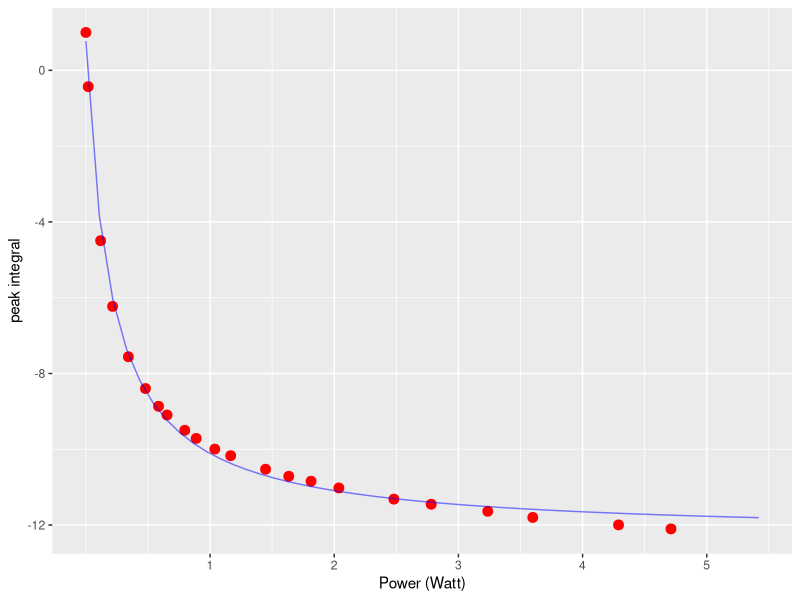

Source code (R):
## ---- chunk 1
library(ggplot2) #library for plotting
## ---- chunk 2
setwd("~/Documents/Programs/ODNP_Analysis/Rstudio")
#load data
df_Emax=read.csv(file="Emax.csv", header=TRUE, sep=',')
names(df_Emax)=c("Power","Integral")

df_Emax$Integral <- df_Emax$Integral/df_Emax$Integral[[1]] # normalization
MaxPower <- df_Emax$Power[length(df_Emax$Power)]
## ---- chunk 3
# function for NMR enhancement
f_E <- function(I0, A, B, P) {
    I0 - A*P/(1 + B*P)
}
# function for Emax
f_Emax <- function(I0, A, B){
    I0 - A/B  
}

fit_E <- nls(Integral~f_E(I0, A, B, Power), data=df_Emax, start=list(I0 =1, A=1, B=1))
#summary(fit_E)
parameter.est <- as.list(coef(fit_E))

## ---- chunk 4
# simulated predicted profile at estimated parameter values
power_fitted <- seq(0, MaxPower*1.15, MaxPower*1.15/50)
fitted.data <- data.frame(x=power_fitted, y=predict(fit_E, list(Power = power_fitted )))

# plot
ggplot(df_Emax,aes(x=Power,y=Integral)) + geom_point(color="red", size=3) + scale_x_continuous(breaks=1:10) + xlab("Power (Watt)")+ylab("peak integral") + geom_line(data = fitted.data, aes(x=x, y=y), color ='blue', alpha=.5) 

# Emax data and standard deviation of Emax

Emax <- f_Emax(parameter.est$I0, parameter.est$A, parameter.est$B)

message("Emax = ", round(Emax, digits=3)) 

#I0 <- summary(fit_Emax)$coef[[1]]
#A <- summary(fit_Emax)$coef[[2]]
#B <- summary(fit_Emax)$coef[[2]]
#I0_SD <- summary(fit_Emax)$coef[[4]]
#A_SD <-summary(fit_Emax)$coef[[5]]
#B_SD <- summary(fit_Emax)$coef[[6]]

#Emax_SD <- ((D(expression(I0 - A/B), "I0")*summary(fit_Emax)$coef[[4]])^2 #+(D(expression(I0 - A/B), "A")*summary(fit_Emax)$coef[[5]])^2 +(D(expression(I0 - A/B), #"B")*summary(fit_Emax)$coef[[6]])^2)^0.5

#f_E_SD <- function(I0, A, B) {
#  ((D(expression(I0 - A/B), "I0")*I0_SD)^2 +(D(expression(I0 - A/B), "A")*A_SD)^2 #+(D(expression(I0 - A/B), "B")*B_SD)^2)^0.5
#}

